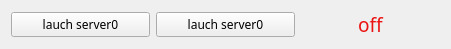
     <widget class="QWidget" name="gridLayoutWidget_2">
      <property name="geometry">
       <rect>
        <x>10</x>
        <y>49</y>
        <width>451</width>
        <height>31</height>
       </rect>
      </property>
      <layout class="QGridLayout" name="gridLayout_2">
       <item row="0" column="0">
        <widget class="QPushButton" name="bp_launch_server0">
         <property name="font">
          <font>
           <family>Ebrima</family>
          </font>
         </property>
         <property name="text">
          <string>lauch server0</string>
         </property>
        </widget>
       </item>
       <item row="0" column="1">
        <widget class="QPushButton" name="bp_stop_server0">
         <property name="font">
          <font>
           <family>Ebrima</family>
          </font>
         </property>
         <property name="text">
          <string>lauch server0</string>
         </property>
        </widget>
       </item>
       <item row="0" column="2">
        <widget class="QLabel" name="label_state_server0">
         <property name="palette">
          <palette>
           <active>
            <colorrole role="WindowText">
             <brush brushstyle="SolidPattern">
              <color alpha="255">
               <red>234</red>
               <green>18</green>
               <blue>18</blue>
              </color>
             </brush>
            </colorrole>
            <colorrole role="Button">
             <brush brushstyle="SolidPattern">
              <color alpha="255">
               <red>240</red>
               <green>40</green>
               <blue>33</blue>
              </color>
             </brush>
            </colorrole>
            <colorrole role="Light">
             <brush brushstyle="SolidPattern">
              <color alpha="255">
               <red>255</red>
               <green>144</green>
               <blue>140</blue>
              </color>
             </brush>
            </colorrole>
            <colorrole role="Midlight">
             <brush brushstyle="SolidPattern">
              <color alpha="255">
               <red>247</red>
               <green>92</green>
               <blue>86</blue>
              </color>
             </brush>
            </colorrole>
            <colorrole role="Dark">
             <brush brushstyle="SolidPattern">
              <color alpha="255">
               <red>120</red>
               <green>20</green>
               <blue>16</blue>
              </color>
             </brush>
            </colorrole>
            <colorrole role="Mid">
             <brush brushstyle="SolidPattern">
              <color alpha="255">
               <red>160</red>
               <green>26</green>
               <blue>22</blue>
              </color>
             </brush>
            </colorrole>
            <colorrole role="Text">
             <brush brushstyle="SolidPattern">
              <color alpha="255">
               <red>229</red>
               <green>21</green>
               <blue>21</blue>
              </color>
             </brush>
            </colorrole>
            <colorrole role="BrightText">
             <brush brushstyle="SolidPattern">
              <color alpha="255">
               <red>255</red>
               <green>255</green>
               <blue>255</blue>
              </color>
             </brush>
            </colorrole>
            <colorrole role="ButtonText">
             <brush brushstyle="SolidPattern">
              <color alpha="255">
               <red>0</red>
               <green>0</green>
               <blue>0</blue>
              </color>
             </brush>
            </colorrole>
            <colorrole role="Base">
             <brush brushstyle="SolidPattern">
              <color alpha="255">
               <red>255</red>
               <green>255</green>
               <blue>255</blue>
              </color>
             </brush>
            </colorrole>
            <colorrole role="Window">
             <brush brushstyle="SolidPattern">
              <color alpha="255">
               <red>240</red>
               <green>40</green>
               <blue>33</blue>
              </color>
             </brush>
            </colorrole>
            <colorrole role="Shadow">
             <brush brushstyle="SolidPattern">
              <color alpha="255">
               <red>0</red>
               <green>0</green>
               <blue>0</blue>
              </color>
             </brush>
            </colorrole>
            <colorrole role="AlternateBase">
             <brush brushstyle="SolidPattern">
              <color alpha="255">
               <red>247</red>
               <green>147</green>
               <blue>144</blue>
              </color>
             </brush>
            </colorrole>
            <colorrole role="ToolTipBase">
             <brush brushstyle="SolidPattern">
              <color alpha="255">
               <red>255</red>
               <green>255</green>
               <blue>220</blue>
              </color>
             </brush>
            </colorrole>
            <colorrole role="ToolTipText">
             <brush brushstyle="SolidPattern">
              <color alpha="255">
               <red>0</red>
               <green>0</green>
               <blue>0</blue>
              </color>
             </brush>
            </colorrole>
           </active>
           <inactive>
            <colorrole role="WindowText">
             <brush brushstyle="SolidPattern">
              <color alpha="255">
               <red>234</red>
               <green>18</green>
               <blue>18</blue>
              </color>
             </brush>
            </colorrole>
            <colorrole role="Button">
             <brush brushstyle="SolidPattern">
              <color alpha="255">
               <red>240</red>
               <green>40</green>
               <blue>33</blue>
              </color>
             </brush>
            </colorrole>
            <colorrole role="Light">
             <brush brushstyle="SolidPattern">
              <color alpha="255">
               <red>255</red>
               <green>144</green>
               <blue>140</blue>
              </color>
             </brush>
            </colorrole>
            <colorrole role="Midlight">
             <brush brushstyle="SolidPattern">
              <color alpha="255">
               <red>247</red>
               <green>92</green>
               <blue>86</blue>
              </color>
             </brush>
            </colorrole>
            <colorrole role="Dark">
             <brush brushstyle="SolidPattern">
              <color alpha="255">
               <red>120</red>
               <green>20</green>
               <blue>16</blue>
              </color>
             </brush>
            </colorrole>
            <colorrole role="Mid">
             <brush brushstyle="SolidPattern">
              <color alpha="255">
               <red>160</red>
               <green>26</green>
               <blue>22</blue>
              </color>
             </brush>
            </colorrole>
            <colorrole role="Text">
             <brush brushstyle="SolidPattern">
              <color alpha="255">
               <red>229</red>
               <green>21</green>
               <blue>21</blue>
              </color>
             </brush>
            </colorrole>
            <colorrole role="BrightText">
             <brush brushstyle="SolidPattern">
              <color alpha="255">
               <red>255</red>
               <green>255</green>
               <blue>255</blue>
              </color>
             </brush>
            </colorrole>
            <colorrole role="ButtonText">
             <brush brushstyle="SolidPattern">
              <color alpha="255">
               <red>0</red>
               <green>0</green>
               <blue>0</blue>
              </color>
             </brush>
            </colorrole>
            <colorrole role="Base">
             <brush brushstyle="SolidPattern">
              <color alpha="255">
               <red>255</red>
               <green>255</green>
               <blue>255</blue>
              </color>
             </brush>
            </colorrole>
            <colorrole role="Window">
             <brush brushstyle="SolidPattern">
              <color alpha="255">
               <red>240</red>
               <green>40</green>
               <blue>33</blue>
              </color>
             </brush>
            </colorrole>
            <colorrole role="Shadow">
             <brush brushstyle="SolidPattern">
              <color alpha="255">
               <red>0</red>
               <green>0</green>
               <blue>0</blue>
              </color>
             </brush>
            </colorrole>
            <colorrole role="AlternateBase">
             <brush brushstyle="SolidPattern">
              <color alpha="255">
               <red>247</red>
               <green>147</green>
               <blue>144</blue>
              </color>
             </brush>
            </colorrole>
            <colorrole role="ToolTipBase">
             <brush brushstyle="SolidPattern">
              <color alpha="255">
               <red>255</red>
               <green>255</green>
               <blue>220</blue>
              </color>
             </brush>
            </colorrole>
            <colorrole role="ToolTipText">
             <brush brushstyle="SolidPattern">
              <color alpha="255">
               <red>0</red>
               <green>0</green>
               <blue>0</blue>
              </color>
             </brush>
            </colorrole>
           </inactive>
           <disabled>
            <colorrole role="WindowText">
             <brush brushstyle="SolidPattern">
              <color alpha="255">
               <red>120</red>
               <green>20</green>
               <blue>16</blue>
              </color>
             </brush>
            </colorrole>
            <colorrole role="Button">
             <brush brushstyle="SolidPattern">
              <color alpha="255">
               <red>240</red>
               <green>40</green>
               <blue>33</blue>
              </color>
             </brush>
            </colorrole>
            <colorrole role="Light">
             <brush brushstyle="SolidPattern">
              <color alpha="255">
               <red>255</red>
               <green>144</green>
               <blue>140</blue>
              </color>
             </brush>
            </colorrole>
            <colorrole role="Midlight">
             <brush brushstyle="SolidPattern">
              <color alpha="255">
               <red>247</red>
               <green>92</green>
               <blue>86</blue>
              </color>
             </brush>
            </colorrole>
            <colorrole role="Dark">
             <brush brushstyle="SolidPattern">
              <color alpha="255">
               <red>120</red>
               <green>20</green>
               <blue>16</blue>
              </color>
             </brush>
            </colorrole>
            <colorrole role="Mid">
             <brush brushstyle="SolidPattern">
              <color alpha="255">
               <red>160</red>
               <green>26</green>
               <blue>22</blue>
              </color>
             </brush>
            </colorrole>
            <colorrole role="Text">
             <brush brushstyle="SolidPattern">
              <color alpha="255">
               <red>120</red>
               <green>20</green>
               <blue>16</blue>
              </color>
             </brush>
            </colorrole>
            <colorrole role="BrightText">
             <brush brushstyle="SolidPattern">
              <color alpha="255">
               <red>255</red>
               <green>255</green>
               <blue>255</blue>
              </color>
             </brush>
            </colorrole>
            <colorrole role="ButtonText">
             <brush brushstyle="SolidPattern">
              <color alpha="255">
               <red>120</red>
               <green>20</green>
               <blue>16</blue>
              </color>
             </brush>
            </colorrole>
            <colorrole role="Base">
             <brush brushstyle="SolidPattern">
              <color alpha="255">
               <red>240</red>
               <green>40</green>
               <blue>33</blue>
              </color>
             </brush>
            </colorrole>
            <colorrole role="Window">
             <brush brushstyle="SolidPattern">
              <color alpha="255">
               <red>240</red>
               <green>40</green>
               <blue>33</blue>
              </color>
             </brush>
            </colorrole>
            <colorrole role="Shadow">
             <brush brushstyle="SolidPattern">
              <color alpha="255">
               <red>0</red>
               <green>0</green>
               <blue>0</blue>
              </color>
             </brush>
            </colorrole>
            <colorrole role="AlternateBase">
             <brush brushstyle="SolidPattern">
              <color alpha="255">
               <red>240</red>
               <green>40</green>
               <blue>33</blue>
              </color>
             </brush>
            </colorrole>
            <colorrole role="ToolTipBase">
             <brush brushstyle="SolidPattern">
              <color alpha="255">
               <red>255</red>
               <green>255</green>
               <blue>220</blue>
              </color>
             </brush>
            </colorrole>
            <colorrole role="ToolTipText">
             <brush brushstyle="SolidPattern">
              <color alpha="255">
               <red>0</red>
               <green>0</green>
               <blue>0</blue>
              </color>
             </brush>
            </colorrole>
           </disabled>
          </palette>
         </property>
         <property name="font">
          <font>
           <family>Ebrima</family>
           <pointsize>14</pointsize>
          </font>
         </property>
         <property name="text">
          <string>off</string>
         </property>
         <property name="alignment">
          <set>Qt::AlignCenter</set>
         </property>
        </widget>
       </item>
      </layout>
     </widget>
